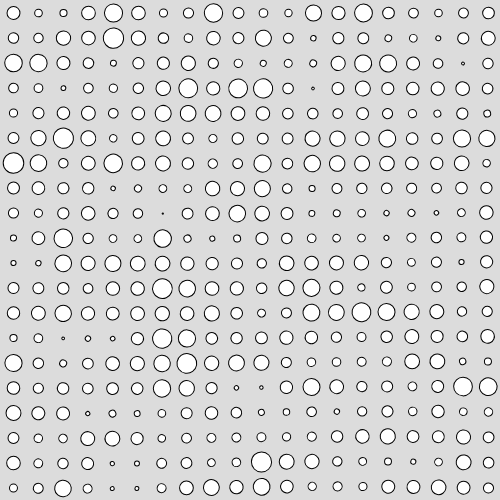
Frame 1 (no input)
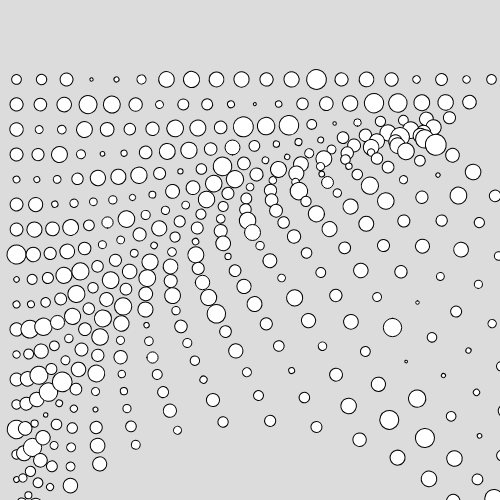
Frame 60 (no input)
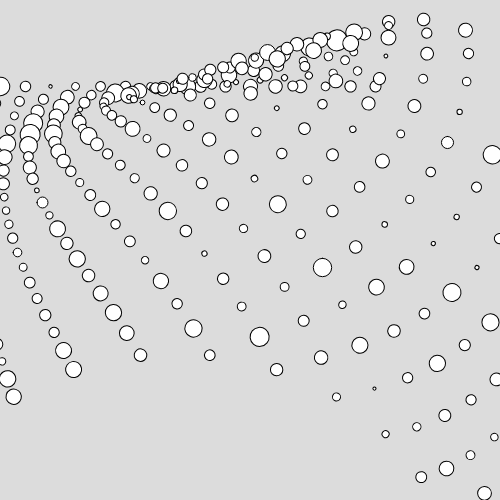
Frame 120 (the mouse pressed at the canvas centre since frame 60)

The p5.js sketch that drew these frames (run headless with seeded random() and noise() and a simulated clock; from frame 60 on, the mouse is pressed at the canvas centre):

// p5.js sketch
// ── sketch.js
let step
let numAcross = 20

function setup() {
  createCanvas(500, 500);
  step = width/numAcross
  //frameRate(20)
}

function draw() {
  background(220);
  
  for (let j = 0; j<numAcross; j++){
    for (let i = 0; i<numAcross; i++){
      drawTile(i, j, step)
    }
  }
}

function drawTile(across, down, step){
  push()
  translate((across+0.5)*step, (down+0.5)*step)
  angleMode(DEGREES)
  rotate(frameCount+(across*down))
   rectMode(CENTER)
  let r=random()
  let r2=noise(across/2, down*3, frameCount)
  circle(frameCount%width,(frameCount/2)%height, r2*step)
  pop()
}
